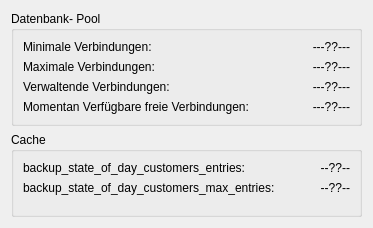
<?xml version="1.0" encoding="UTF-8"?>
<ui version="4.0">
 <class>ServerPerformanceStatistics</class>
 <widget class="QWidget" name="ServerPerformanceStatistics">
  <property name="geometry">
   <rect>
    <x>0</x>
    <y>0</y>
    <width>373</width>
    <height>228</height>
   </rect>
  </property>
  <property name="windowTitle">
   <string>Form</string>
  </property>
  <layout class="QVBoxLayout" name="verticalLayout">
   <item>
    <widget class="QGroupBox" name="groupBox">
     <property name="title">
      <string>Datenbank- Pool</string>
     </property>
     <layout class="QFormLayout" name="formLayout">
      <property name="fieldGrowthPolicy">
       <enum>QFormLayout::AllNonFixedFieldsGrow</enum>
      </property>
      <item row="0" column="0">
       <widget class="QLabel" name="label">
        <property name="text">
         <string>Minimale Verbindungen:</string>
        </property>
       </widget>
      </item>
      <item row="1" column="0">
       <widget class="QLabel" name="label_2">
        <property name="text">
         <string>Maximale Verbindungen:</string>
        </property>
       </widget>
      </item>
      <item row="3" column="0">
       <widget class="QLabel" name="label_3">
        <property name="text">
         <string>Momentan Verfügbare freie Verbindungen:</string>
        </property>
       </widget>
      </item>
      <item row="2" column="0">
       <widget class="QLabel" name="label_4">
        <property name="text">
         <string>Verwaltende Verbindungen:</string>
        </property>
       </widget>
      </item>
      <item row="0" column="1">
       <widget class="QLabel" name="labelDatabasePoolMin">
        <property name="text">
         <string>---??---</string>
        </property>
        <property name="alignment">
         <set>Qt::AlignRight|Qt::AlignTrailing|Qt::AlignVCenter</set>
        </property>
       </widget>
      </item>
      <item row="1" column="1">
       <widget class="QLabel" name="labelDatabasePoolMax">
        <property name="text">
         <string>---??---</string>
        </property>
        <property name="alignment">
         <set>Qt::AlignRight|Qt::AlignTrailing|Qt::AlignVCenter</set>
        </property>
       </widget>
      </item>
      <item row="2" column="1">
       <widget class="QLabel" name="labelDatabasePoolManaged">
        <property name="text">
         <string>---??---</string>
        </property>
        <property name="alignment">
         <set>Qt::AlignRight|Qt::AlignTrailing|Qt::AlignVCenter</set>
        </property>
       </widget>
      </item>
      <item row="3" column="1">
       <widget class="QLabel" name="labelDatabasePoolFree">
        <property name="text">
         <string>---??---</string>
        </property>
        <property name="alignment">
         <set>Qt::AlignRight|Qt::AlignTrailing|Qt::AlignVCenter</set>
        </property>
       </widget>
      </item>
     </layout>
    </widget>
   </item>
   <item>
    <widget class="QGroupBox" name="groupBox_2">
     <property name="title">
      <string>Cache</string>
     </property>
     <layout class="QFormLayout" name="formLayout_2">
      <item row="0" column="0">
       <widget class="QLabel" name="label_5">
        <property name="text">
         <string>backup_state_of_day_customers_entries:</string>
        </property>
       </widget>
      </item>
      <item row="1" column="0">
       <widget class="QLabel" name="label_6">
        <property name="text">
         <string>backup_state_of_day_customers_max_entries:</string>
        </property>
       </widget>
      </item>
      <item row="0" column="1">
       <widget class="QLabel" name="labelBackupStateOfDayCustomersEntries">
        <property name="text">
         <string>--??--</string>
        </property>
        <property name="alignment">
         <set>Qt::AlignRight|Qt::AlignTrailing|Qt::AlignVCenter</set>
        </property>
       </widget>
      </item>
      <item row="1" column="1">
       <widget class="QLabel" name="labelBackupStateOfDayCustomersMaxEntries">
        <property name="text">
         <string>--??--</string>
        </property>
        <property name="alignment">
         <set>Qt::AlignRight|Qt::AlignTrailing|Qt::AlignVCenter</set>
        </property>
       </widget>
      </item>
     </layout>
    </widget>
   </item>
  </layout>
 </widget>
 <resources/>
 <connections/>
</ui>
